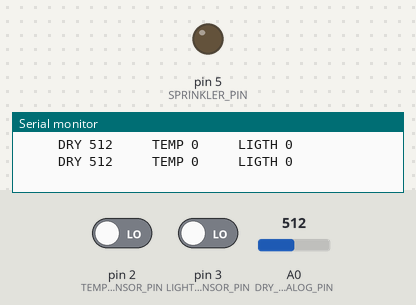
A sketch run on a simulated Arduino Uno, built with avr-gcc and run on an emulated ATmega328P. Shown: output pins drawn as LEDs (lit = HIGH), the last lines printed to the serial monitor. The test bench sets the inputs (shaded band); at power-on: A0 (DRY_ANALOG_PIN) = 512, pin 2 (TEMP_SENSOR_PIN) LOW, pin 3 (LIGHT_SENSOR_PIN) LOW.

Above: at 2.8 s.
2.9 s: A0 (DRY_ANALOG_PIN) set to 886
5.6 s: A0 (DRY_ANALOG_PIN) set to 916
At 7.4 s:
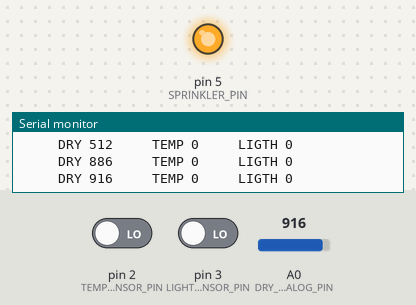
8.3 s: A0 (DRY_ANALOG_PIN) set to 900
At 10.4 s:
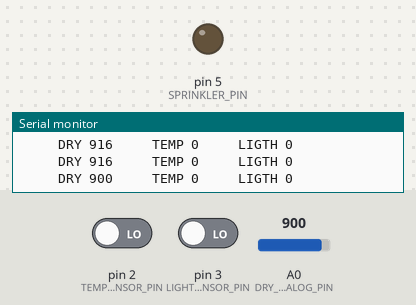
11.5 s: A0 (DRY_ANALOG_PIN) set to 1023
At 13.2 s:
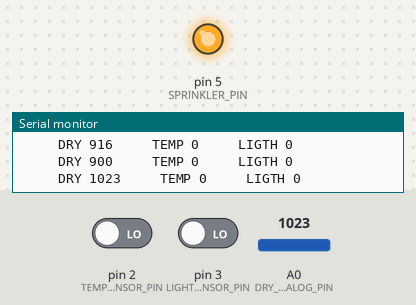
Timing chart, 0 to 14.7 s (numbered marks = the images above; inputs shaded):
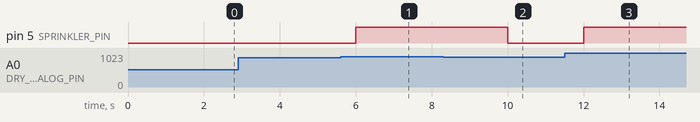

Measured:
- the behaviour switches between 900 and 901 on A0 (DRY_ANALOG_PIN) (found by bisection; images 0 and 1)
- after the input at 5.6 s, pin 5 (SPRINKLER_PIN): LOW → HIGH after 0.40 s
- after the input at 8.3 s, pin 5 (SPRINKLER_PIN): HIGH → LOW after 1.7 s
- after the input at 11.5 s, pin 5 (SPRINKLER_PIN): LOW → HIGH after 0.51 s

The sketch:

sensors.ino
```cpp
#define SERIAL_BAUD_RATE  9600

//Макросы для датчика температуры
#define TEMP_SENSOR_PIN   2     //Цифровой вход

//Макросы для датчика освещения
#define LIGHT_SENSOR_PIN  3     //Цифровой вход

//Макросы для датчика влажности
#define DRY_DIGITAL_PIN   4     //Цифровой вход
#define DRY_ANALOG_PIN    A0    //Аналоговый вход
#define DRY_THRESHOLD     900   //Порог срабатывания поливалки

//Макросы для поливалки
#define SPRINKLER_PIN     5

void setup() {
  // put your setup code here, to run once:
  Serial.begin (SERIAL_BAUD_RATE);
  pinMode(DRY_DIGITAL_PIN, INPUT);
  pinMode(TEMP_SENSOR_PIN, INPUT);
  pinMode(LIGHT_SENSOR_PIN, INPUT);
  pinMode(SPRINKLER_PIN, OUTPUT);
}

void loop() {
  String sensorType = "";
  int sensorValue = 0;
  //Опросить датчик влажности
  sensorValue = analogRead(DRY_ANALOG_PIN);
  sensorType = "     DRY ";
  Serial.print(sensorType);
  Serial.print(sensorValue);

  //Если влажность ниже заданной, то включить поливалку
  int sprinkler_on = (sensorValue > DRY_THRESHOLD) ? (1) : (0);
  digitalWrite(SPRINKLER_PIN, sprinkler_on);

  //Опросить датчик температуры
  sensorValue = digitalRead(TEMP_SENSOR_PIN);
  sensorType = "     TEMP ";
  Serial.print(sensorType);
  Serial.print(sensorValue);

  //Опросить датчик света
  sensorValue = digitalRead(LIGHT_SENSOR_PIN);
  sensorType = "     LIGTH ";
  Serial.print(sensorType);
  Serial.println(sensorValue);

  delay(2000);
}
```
